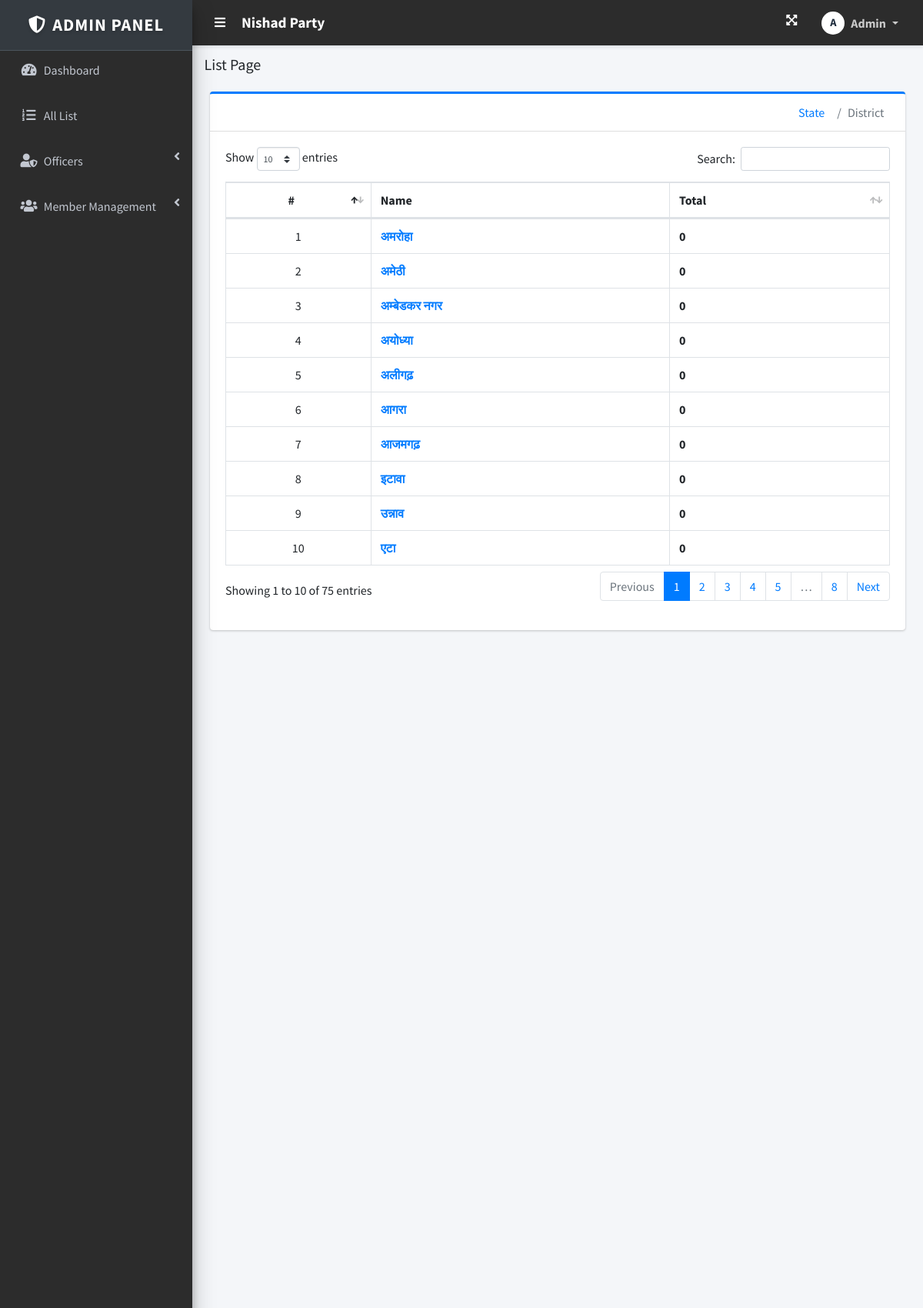
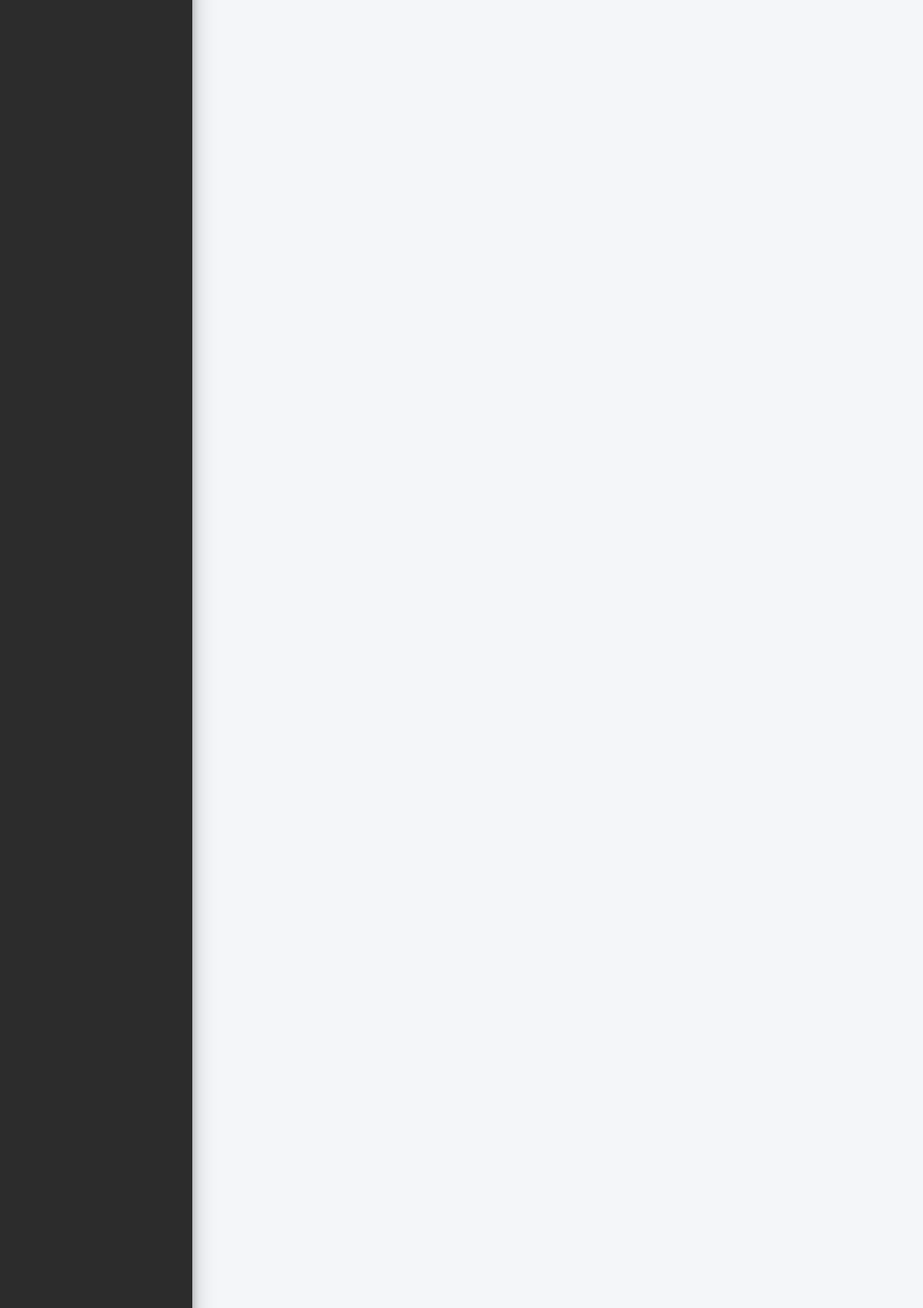
The app's page /index.php?page=list_page&state_id=1 (signed in, upper part) with its own data (2 pictures, top to bottom).
### tables this page shows
CREATE TABLE `districts` (
  `id` int(11) NOT NULL,
  `name` varchar(50) NOT NULL,
  `state_id` int(11) NOT NULL,
  `created_at` datetime NOT NULL DEFAULT current_timestamp(),
  `updated_at` datetime NOT NULL DEFAULT current_timestamp()
);

### comp/list_page.php (the view, shortened to what this page needs)
<?php include'db_connect.php' ?>
	<?php
					$i = 1;
					if (isset($_GET['state_id'])) {
						$type = 2;
						$state_id = $_GET['state_id'];
						$method_name = "district_id";
						$sql = "SELECT d.id, d.name, count(m.id) as total from `districts` as d
						left join `members` as m
						on m.district_id =  d.id
						where d.state_id = ".$state_id."
						group by d.id order by d.name asc;";
					}
					$qry = $conn->query($sql);
	?>
<div class="col-lg-12">
	<div class="card card-outline card-primary">
		<div class="card-header">
			<?php if(!isset($locality_id)): ?>
			<div class="col-lg-12">
				<ol class="breadcrumb mb-0 p-0 float-sm-right bg-transparent">
					<?php if (isset($_GET['state_id']) || isset($_GET['district_id']) || isset($_GET['block_id']) || isset($_GET['locality_id'])): ?>
						<li class="breadcrumb-item">
							<a href="#"><?php echo "State"; ?></a>
						</li>
					<?php endif; ?>
					<li class="breadcrumb-item active">
						<?php
						if (isset($_GET['locality_id'])) {
							echo "Members";
						} elseif (isset($_GET['block_id'])) {
							echo "Locality";
						} elseif (isset($_GET['district_id'])) {
							echo "Block";
						} elseif (isset($_GET['state_id'])) {
							echo "District";
						} else {
							echo "State";
						}
						?>
					</li>
				</ol>
            </div>
			<?php else: ?>
			<div class="card-tools">
				<a class="btn btn-block btn-sm btn-default btn-flat border-primary " href="./index.php?page=new_user"><i class="fa fa-plus"></i> Add New</a>
			</div>
			<?php endif;?>
		</div>
		<div class="card-body">
			<form>
				<table class="table tabe-hover table-bordered" id="list">
					<thead>
						<tr>
							<th class="text-center">#</th>
							<?php if($type == 2):?>
							<th>Name</th>
							<th>Total</th>
							<?php endif;?>
						</tr>
					</thead>
					<tbody>
						<?php while($row= $qry->fetch_assoc()):?>
						<tr>
							<td class="text-center"><?php echo $i++ ?></td>
							<?php if($type == 2):?>
							<td><b><a href="./index.php?page=list_page&<?php echo $method_name."=".$row['id'] ?>"><?php echo $row['name'] ?></a></b></td>
							<td><b><?php echo ($row['total']) ?></b></td>
							<?php endif;?>
						</tr>
					<?php endwhile; ?>
					</tbody>
				</table>
			</form>
		</div>
	</div>
</div>

### comp/list_page.php (style rules this page uses)
table td { vertical-align: middle !important; }

### records on screen
districts: name "अमरोहा", total "0"
districts: name "अमेठी", total "0"
districts: name "अम्बेडकर नगर", total "0"
districts: name "अयोध्या", total "0"
districts: name "अलीगढ़", total "0"
districts: name "आगरा", total "0"
districts: name "आजमगढ़", total "0"
districts: name "इटावा", total "0"
districts: name "उन्नाव", total "0"
districts: name "एटा", total "0"

### other values on screen
substr($_SESSION['login_fname'], 0, 1) "A"
$_SESSION['login_fname'] "Admin"
$title "List Page"
